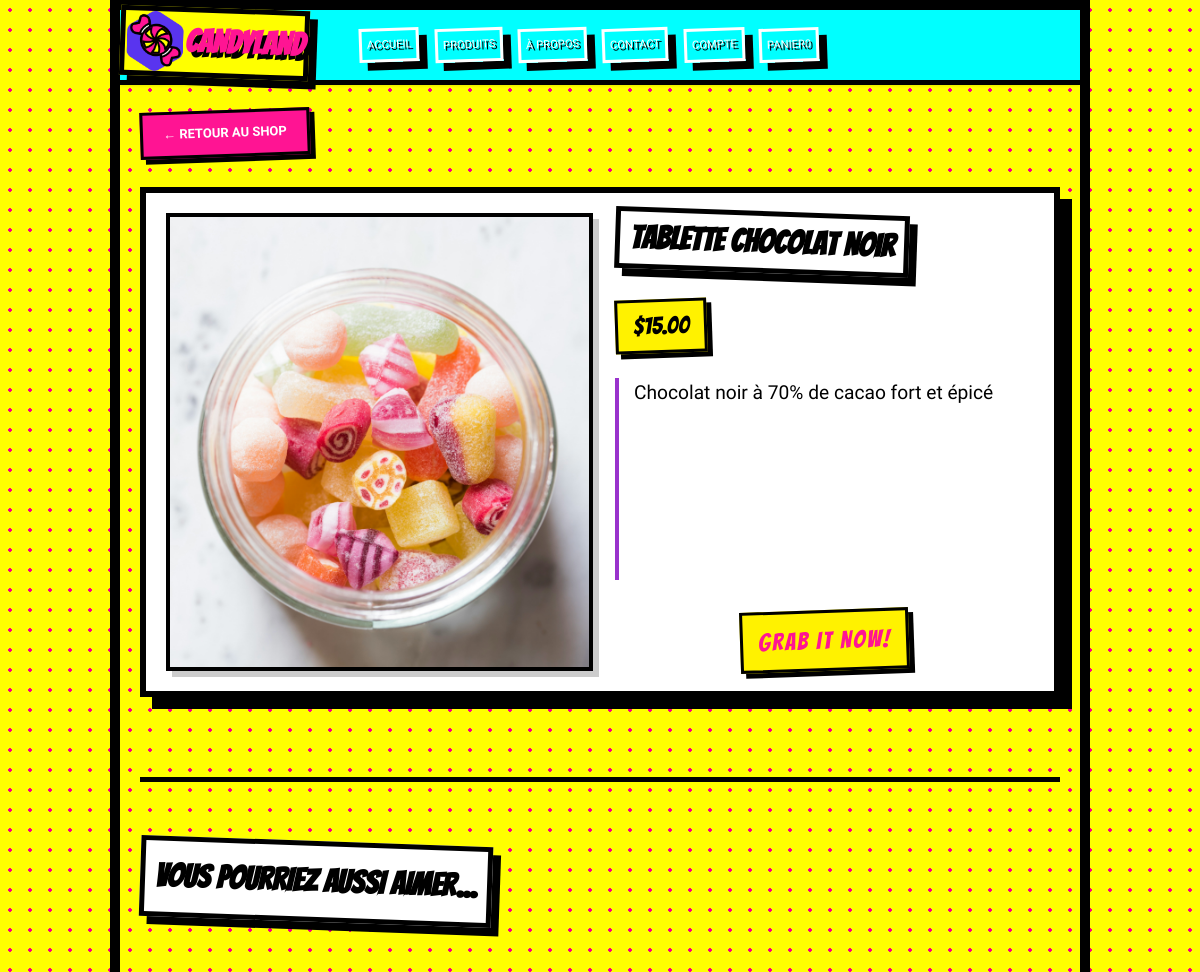
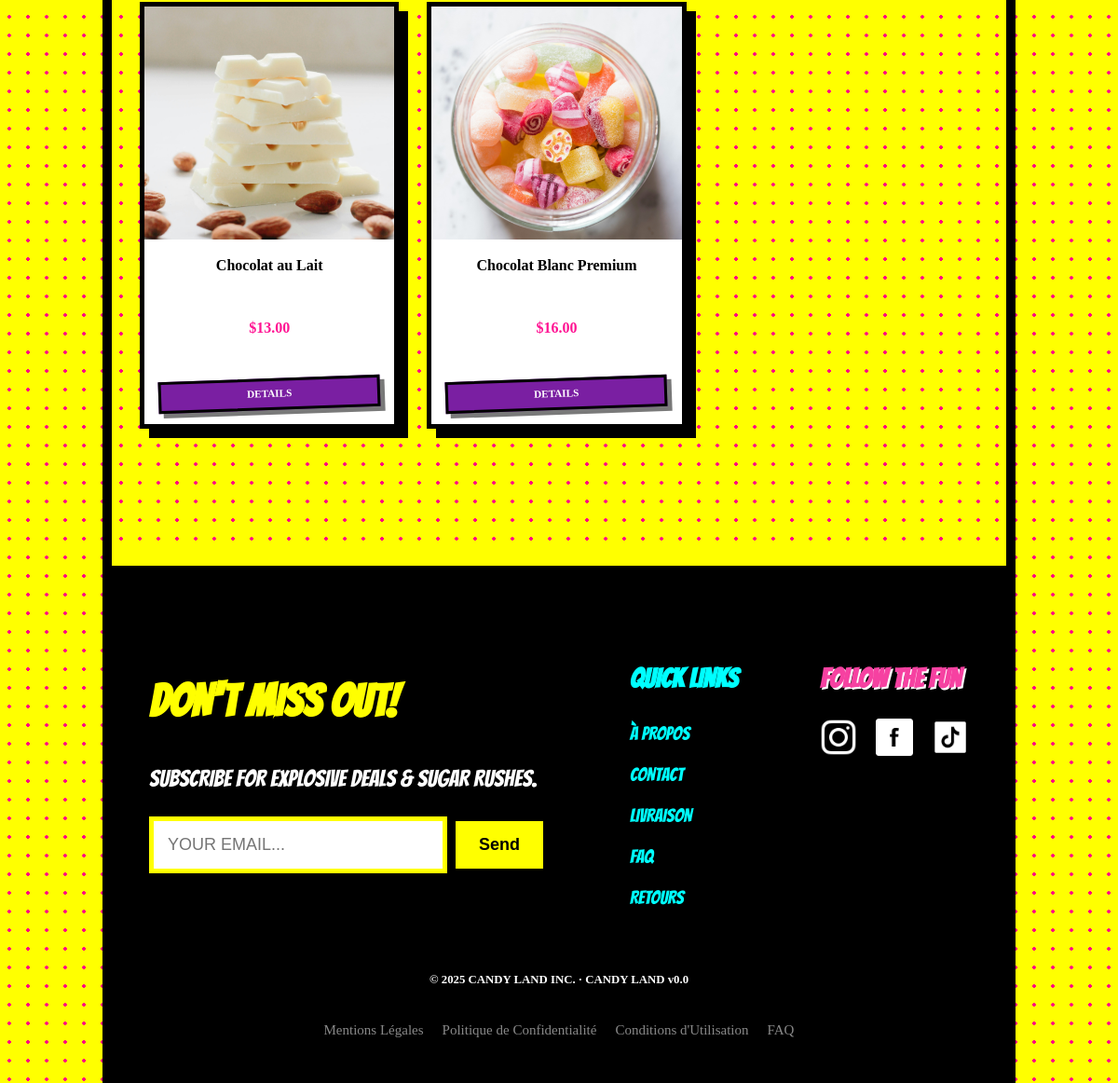
The page /product/show/4 on the database its author committed (2 pictures, top to bottom).
### tables this page shows
CREATE TABLE `product` (
  `id` int NOT NULL,
  `category_id` int NOT NULL,
  `name` varchar(99) NOT NULL,
  `description` text NOT NULL,
  `product_image` varchar(1000) NOT NULL
);

### core/view.php (called while the page is built, shortened)
<?php
function load_view($view, $data = []) {
    $view_file = VIEW_PATH . '/' . $view . '.php';
    require $view_file;
}
function load_view_with_layout($view, $data = [], $layout = 'layout') {
    load_view($view, $data);
}

### controllers/product_controller.php (called while the page is built, shortened)
<?php
function product_show($id) {
    $product = get_product_by_id($id);
    if (function_exists('get_product_price')) {
        $product['price'] = get_product_price($product['id']);
    } else {
        $item = db_select_one("SELECT price FROM product_item WHERE product_id = ?", [$product['id']]);
        $product['price'] = $item['price'] ?? null;
    }
    $related = [];
    if (function_exists('get_related_products')) {
        $related = get_related_products($product['category_id'], $product['id'], 3);
    }
    $data = [
        'title'   => $product['name'],
        'product' => $product,
        'related' => $related
    ];
    load_view_with_layout('products/show', $data);
}

### core/router.php (called while the page is built, shortened)
<?php
function parse_request_url() {
	$url = $_GET['url'] ?? '';
	$url = rtrim($url, '/');
	$url = filter_var($url, FILTER_SANITIZE_URL);
	$subdomain = str_replace(HOST_NAME, '', str_replace('.'.HOST_NAME, '', $_SERVER['HTTP_HOST']));
	$url_parts = explode('/', $url);
	$controller = $url_parts[0] ?? 'home';
	$action = $url_parts[1] ?? 'index';
	$params = array_slice($url_parts, 2);
	return [
		'subdomain' => $subdomain,
		'controller' => $controller,
		'action' => $action,
		'params' => $params
	];
}
function dispatch() {
	$route = parse_request_url();
	$controller_name = $route['controller'];
	$action_name = $route['action'];
	$params = $route['params'];
	$action_function = $controller_name . '_' . $action_name;
	call_user_func_array($action_function, $params);
}

### public/index.php (called while the page is built, shortened)
<?php
require_once __DIR__ . '/../config/database.php';
require_once CORE_PATH . '/database.php';
require_once CORE_PATH . '/router.php';
require_once CORE_PATH . '/view.php';
require_once INCLUDE_PATH . '/helpers.php';
require_once MODEL_PATH . '/products_model.php';
dispatch();

### core/database.php (called while the page is built, shortened)
<?php
function db_connect() {
    static $pdo = null;
    if ($pdo === null) {
        try {
            $dsn = "mysql:host=" . DB_HOST . ";dbname=" . DB_NAME . ";charset=" . DB_CHARSET;
            $options = [
                PDO::ATTR_ERRMODE => PDO::ERRMODE_EXCEPTION,
                PDO::ATTR_DEFAULT_FETCH_MODE => PDO::FETCH_ASSOC,
                PDO::ATTR_EMULATE_PREPARES => false,
            ];
            $pdo = new PDO($dsn, DB_USER, DB_PASS, $options);
        } catch (PDOException $e) {
            die("Erreur de connexion à la base de données : " . $e->getMessage());
        }
    }
    return $pdo;
}
function db_select($query, $params = []) {
    $pdo = db_connect();
    $stmt = $pdo->prepare($query);
    $stmt->execute($params);
    return $stmt->fetchAll();
}
function db_select_one($query, $params = []) {
    $pdo = db_connect();
    $stmt = $pdo->prepare($query);
    $stmt->execute($params);
    return $stmt->fetch();
}

### models/products_model.php (called while the page is built, shortened)
<?php
function get_product_by_id($id)
{
    $query = "SELECT * FROM product WHERE id = :id";
    return db_select_one($query, ['id' => $id]);
}
function get_related_products($category_id, $exclude_id, $limit = 4)
{
    $query = "SELECT * FROM product WHERE category_id = :category_id AND id != :exclude_id LIMIT :limit";
    return db_select($query, [
        'category_id' => $category_id,
        'exclude_id'  => $exclude_id,
        'limit'       => (int)$limit
    ]);
}
function get_product_price($product_id)
{
    $query = "SELECT price FROM product_item WHERE product_id = ? LIMIT 1";
    $result = db_select_one($query, [$product_id]);
    return $result ? $result['price'] : null;
}

### views/products/show.php (the view, shortened to what this page needs)
<div class="shop-page shop-page-padding">
    <div class="container back-btn-container">
        <a href="<?php echo url('product'); ?>" class="category-btn back-btn-custom">
            &larr; RETOUR AU SHOP
        </a>
    </div>
    <div class="container product-show-wrapper">
        <div class="product-detail-card">
            <div class="detail-left">
                <div class="product-image-large">
                    <img src="<?php echo url($product['product_image']); ?>"
                         alt="<?php e($product['name']); ?>"
                         onerror="this.onerror=null; this.src='<?php echo url('assets/images/default.jpg'); ?>'">
                </div>
            </div>
            <div class="detail-right">
                <h1 class="detail-title">
                </h1>
                <div class="detail-price">
                    <?php echo $product['price'] ? '$' . number_format($product['price'], 2) : 'Prix indisponible'; ?>
                </div>
                <div class="detail-description">
                    <?php echo nl2br(esc($product['description'])); ?>
                </div>
                <button class="btn-grab-large add-to-cart" data-id="<?php echo $product['id']; ?>" >
                    GRAB IT NOW!
                </button>
            </div>
        </div>
    </div>
    <?php if (!empty($related)): ?>
    <div class="container related-products-container">
        <h1 class="related-title">
            VOUS POURRIEZ AUSSI AIMER...
        </h1>
        <div class="products-grid related-grid">
            <?php foreach ($related as $rel): ?>
                <div class="product-card" onclick="window.location.href='<?php echo url('product/show/' . $rel['id']); ?>'">
                    <div class="product-image">
                        <img src="<?php echo url($rel['product_image']); ?>"
                             alt="<?php e($rel['name']); ?>"
                             onerror="this.onerror=null; this.src='<?php echo url('assets/images/default.jpg'); ?>'">
                    </div>
                    <h4><?php e($rel['name']); ?></h4>
                    <p class="price">
                        <?php echo isset($rel['price']) && $rel['price'] ? '$' . number_format($rel['price'], 2) : '$?.??'; ?>
                    </p>
                    <div class="product-actions">
                        <a href="<?php echo url('product/show/' . $rel['id']); ?>" class="btn-details" style="width:100%">DETAILS</a>
                    </div>
                </div>
            <?php endforeach; ?>
        </div>
    </div>
    <?php endif; ?>
</div>

### includes/helpers.php (shortened to what this page needs)
<?php
function escape($string)
{
	return htmlspecialchars($string ?? '', ENT_QUOTES, 'UTF-8');
}
function e($string)
{
	echo escape($string);
}
function esc($string)
{
	return escape($string);
}
function url($path = '', $admin = false)
{
	$base_url = rtrim($admin ? ADMIN_URL : BASE_URL, '/');
	$path = ltrim($path, '/');
	return $base_url . '/' . $path;
}

### rows shown on the page
product: name "Tablette Chocolat Noir", description "Chocolat noir à 70% de cacao fort et épicé"
product: product_image (picture), name "Chocolat au Lait", price "13.00"
product: shows a picture, name "Chocolat Blanc Premium", price "16.00"

### other values the page prints
APP_NAME "CANDYLAND"
$product['price'] "15.00"
